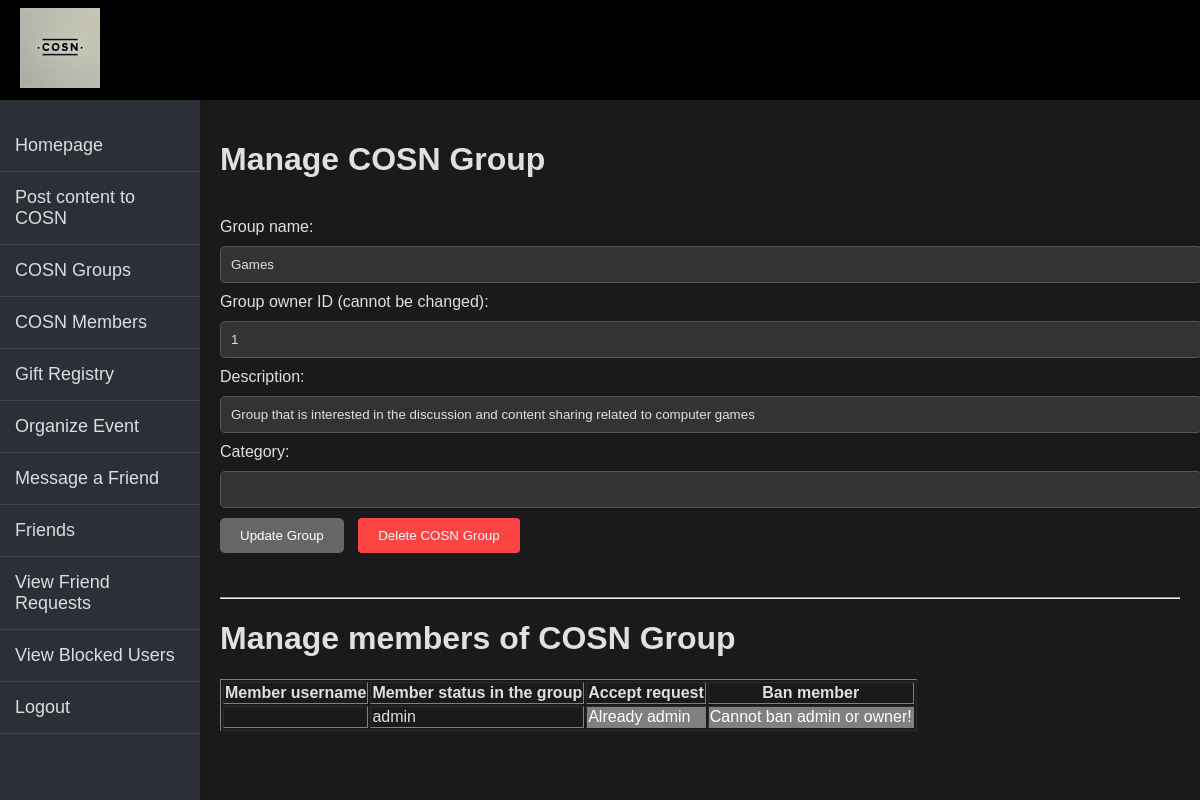
Page /App/COSN_group_admin.php?group_id=1 (signed in) on the committed database.
### App/COSN_group_admin.php (the view, shortened to what this page needs)
<?php
include("db_config.php");
include("header.php");
include('sidebar.php');
$group_id = $_GET['group_id'];
$sql = "
SELECT
    group_id,group_name,owner_id,description,creation_date,category
FROM
    kpc353_2.groups
WHERE
    group_id = :group_id
";
$stmt = $pdo->prepare($sql);
$stmt->execute([':group_id' => $group_id]);
$result = $stmt->fetchAll(PDO::FETCH_ASSOC);
$group_id = $result[0]['group_id'];
$group_name = $result[0]['group_name'];
$owner_id = $result[0]['owner_id'];
$description = $result[0]['description'];
$category = $result[0]['category'];
$sql = "
SELECT
    m.member_id, m.username, gm.group_member_status
FROM
    kpc353_2.groups as g
        LEFT JOIN kpc353_2.group_members as gm
            ON g.group_id = gm.joined_group_id
        LEFT JOIN kpc353_2.members as m
            ON gm.participant_member_id = m.member_id
WHERE
    group_id = :group_id
";
$stmt = $pdo->prepare($sql);
$stmt->execute([':group_id' => $group_id]);
$result = $stmt->fetchAll(PDO::FETCH_ASSOC);
?>
<!DOCTYPE html>
<html lang="en">
<link rel="stylesheet" type = "text/css" href="COSN_group_admin.css" />
<head>
</head>
<body>
<div class="main-content">
    <h1>Manage COSN Group</h1>
    <form method="POST">
        <input type="text" id="group_id" name="group_id" value="<?php echo $group_id; ?>" hidden readonly><br>
        <label for="group_name">Group name:</label>
        <input type="text" id="group_name" name="group_name" value="<?php echo $group_name; ?>" required><br>
        <label for="owner_id">Group owner ID (cannot be changed):</label>
        <input type="text" id="owner_id" name="owner_id" value="<?php echo $owner_id; ?>" readonly><br>
        <label for="description">Description:</label>
        <input type="text" id="description" name="description" value="<?php echo $description; ?>" required><br>
        <label for="description">Category:</label>
        <input type="text" id="Category" name="Category" value="<?php echo $category; ?>" ><br>
        <button type="submit">Update Group</button>
        <button type="submit" name="delete_group" onclick="return confirm('Are you sure you want to delete this group? ');" style="background-color: #ff4444; color: white; padding: 10px 20px; border: none; border-radius: 4px; cursor: pointer; margin-left: 10px;"> Delete COSN Group
        </button>
    </form>
    <br><br><hr>
    <h1>Manage members of COSN Group</h1>
    <table border="1">
        <tr>
            <th>Member username</th>
            <th>Member status in the group</th>
            <th>Accept request</th>
            <th>Ban member</th>
        </tr>
        <?php
        if ($row = $result) {
            while($row = current($result)) {
                echo "<tr>";
                echo "<td>" . $row['username'] . "</td>";
                echo "<td>" . $row['group_member_status'] ."</td>";
                if($row['group_member_status'] === 'requested'){
                    echo "<td><a href='COSN_group_accept_request.php?group_id=" . $group_id . "&member_id=". $row['member_id'] ."'><button style='background-color: green; color: black;'>Accept join request</button></a></td>";
                } elseif($row['group_member_status'] === 'member' ){
                    echo "<td style='background-color: gray; color: white;'>Already a member</td>";
                } elseif($row['group_member_status'] === 'ousted'){
                    echo "<td style='background-color: gray; color: white;'>Member was banned!</td>";
                } elseif($row['group_member_status'] === 'admin' || $row['member_id'] === 1){
                    echo "<td style='background-color: gray; color: white;'>Already admin</td>";
                }
                if($row['group_member_status'] === 'requested'){
                    echo "<td><a href='COSN_group_ban_member.php?group_id=" . $group_id . "&member_id=". $row['member_id'] ."'><button style='background-color: orange; color: black;'>Reject join request and ban</button></a></td>";
                } elseif($row['group_member_status'] === 'member' ){
                    echo "<td><a href='COSN_group_ban_member.php?group_id=" . $group_id . "&member_id=". $row['member_id'] ."'><button style='text-align: center; vertical-align: middle; background-color: red; color: black;'>Ban member</button></a></td>";
                } elseif($row['group_member_status'] === 'ban'){
                    echo "<td style='background-color: gray; color: white;'>Member is already banned</td>";
                } elseif($row['group_member_status'] === 'admin' || $row['member_id'] === 1){
                    echo "<td style='background-color: gray; color: white;'>Cannot ban admin or owner!</td>";
                }
                echo "</tr>";
                next($result);
            }
        } else {
            echo "<tr><td colspan='4'>No groups found</td></tr>";
        }
        ?>
</div>
</html>

### App/header.css (style rules this page uses)
body { background-color: #f5f5f5; }

### App/css/sidebar.css (style rules this page uses)
body { margin: 0; font-family: Arial, sans-serif; }

### App/COSN_group_admin.css (style rules this page uses)
body { background-color: #1a1a1a; color: #e0e0e0; font-family: Arial, sans-serif; transition: background-color 0.3s, color 0.3s; }
input[type="text"], input[type="password"] { width: 100%; padding: 10px; margin: 10px 0; background-color: #333; color: #e0e0e0; border: 1px solid #555; border-radius: 5px; }
button { padding: 10px 20px; border: none; background-color: #666; color: #ffffff; border-radius: 5px; cursor: pointer; }
.main-content { margin-left: 200px; padding: 20px; }

### rows in the picture
groups: group_name "Games", owner_id "1", description "Group that is interested in the discussion and content sharing related to computer games"

### other values in the picture
$row['group_member_status'] "admin"
